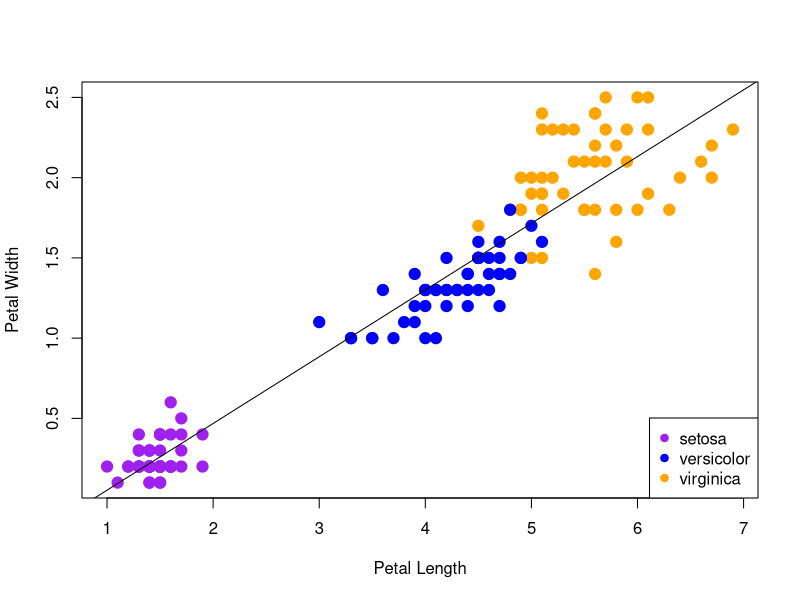
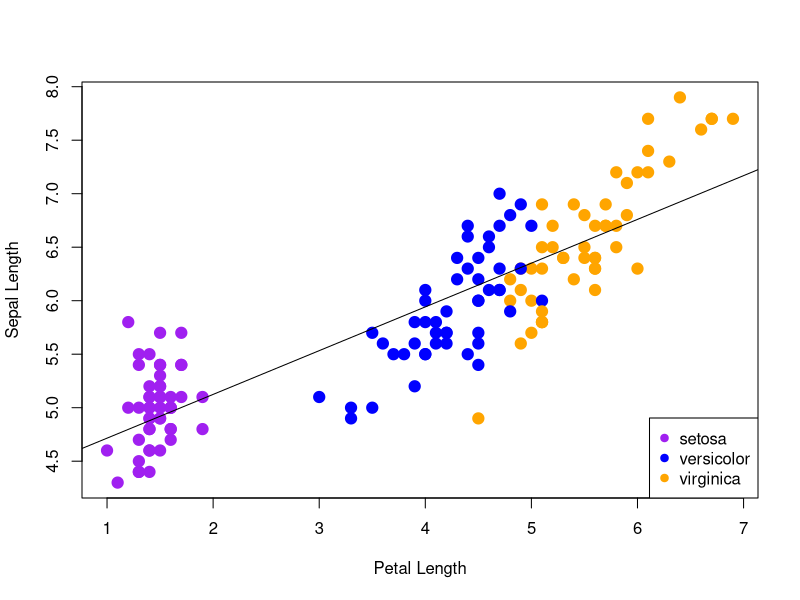
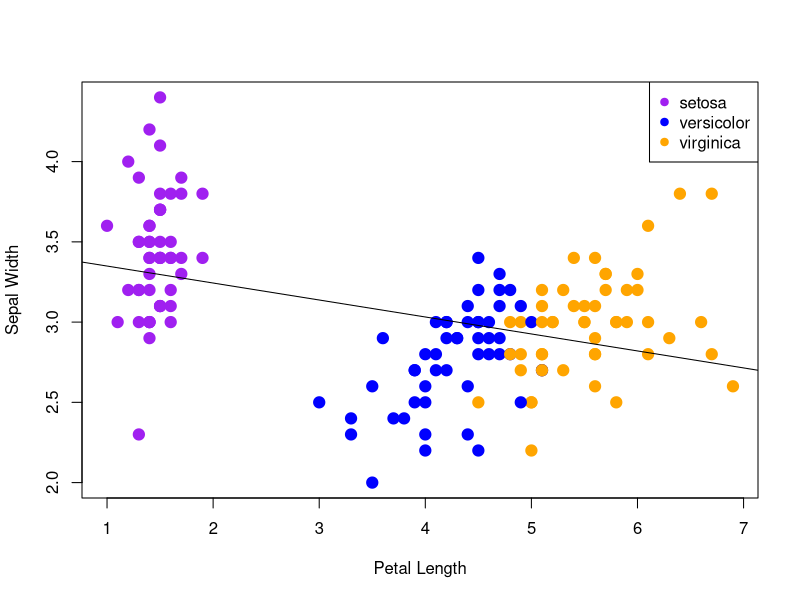

R code for these plots, in order: (Note: this script raises an error after producing the figures.)
##################################################
#         Gotta set up that WD (pc only)         #
##################################################

#setwd("C:/Users/hille/Documents/Rbootcamp_S2020/Iris-repo/")

##################################################
#                   Housekeeping                 #
##################################################

#This mixes the data and then assigns IRIS to read it in the mixed order 
#Then stores the mixed data as an object
oo <- sample(x=1:150, 150, replace=FALSE)
mix <- iris[oo,]

#Creates and stores "mix$" as seperate objects
species <- mix$Species
petalL <- mix$Petal.Length
petalW <- mix$Petal.Width
sepalL <- mix$Sepal.Length
sepalW <- mix$Sepal.Width


#This matches each species with their respective colors
species2 <- species
color2 <- rep("red", 150)
species2 == "setosa"
color2[species2 == "setosa"] <- "purple"
color2
color2[species2 == "versicolor"] <- "blue"
color2
color2[species2 == "virginica"] <- "orange"
color2

##################################################
#                2-D Scatter plots               #
##################################################

#Here are the setups for the linear regressions for each of the comparisons I have made
petalW.lm <- lm(petalW ~ petalL)
sepalL.lm <- lm(sepalL ~ petalL)
sepalW.lm <- lm(sepalW ~ petalL)

plot(petalL, petalW, cex=1.5, pch=19, col=color2, xlab = "Petal Length", ylab = "Petal Width")
abline(petalW.lm, col="black")
legend('bottomright', legend = levels(species), col = c("purple", "blue", "orange"), cex = 1, pch = 19)

plot(petalL, sepalL, col=color2, cex=1.5, pch=19, xlab = "Petal Length", ylab = "Sepal Length")
abline(sepalL.lm, col="black")
legend('bottomright', legend = levels(species), col = c("purple", "blue", "orange"), cex = 1, pch = 19)

plot(petalL, sepalW, col=color2, cex=1.5, pch=19, xlab="Petal Length", ylab="Sepal Width")
abline(sepalW.lm, col="black")
legend('topright', legend = levels(species), col = c("purple", "blue", "orange"), cex = 1, pch = 19)

##################################################
#    Generating RMakrdown on Ethan's Computer    #
##################################################

#This is needed to set up and use "RMarkdown"
require("rmarkdown")
Sys.setenv(RSTUDIO_PANDOC="C:/Program Files/RStudio/bin/pandoc")
render("markdown_ethan_test.Rmd", "html_document")


##################################################
#             Below are extra notes              #
##################################################

#This works with the dataset in order
species <- iris$Species
color <- rep("red", 150)
species == "setosa"
color[species == "setosa"] <- "purple"
color
color[species == "versicolor"] <- "blue"
color
color[species == "virginica"] <- "green"
color
